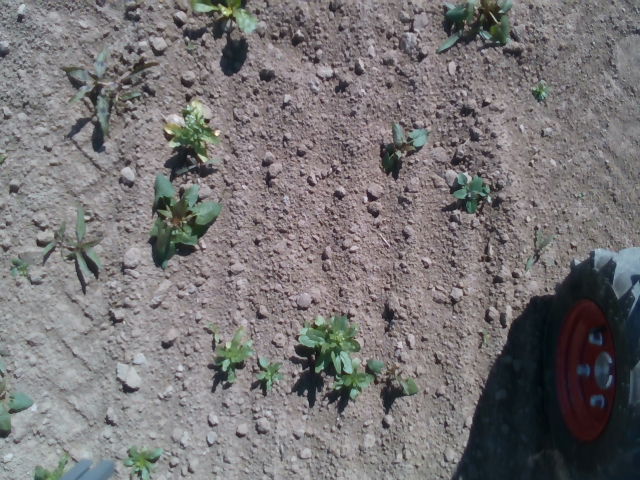
#> input picture practical_imgs/sb20_rgb.png, 640 x 480 px; the run also reads 1 picture not shown here
$ jupyter execute Practicals.ipynb
#> lines starting #> are read from the running program, lines starting #| are printed output that depends on the picture; after the words box and inside, x2 and y2 are one past the last pixel; in counts of white or black regions, pixels touching at a corner belong together
### mymodule.py


def rect(height, width, round_fact):
    """
    This function computes the circumference and area of a rectangle
    Inputs:
        height
        width
        round factor
    Outputs:
        Circumference
        Area
    """
    circumference = round(2 * (height+width), round_fact)
    area = round(height * width, round_fact)

    return circumference, area

def is_square(height, width):
    """
    This function checks if the given values are for a square
    Inputs:
        height
        width
    Outputs:
        Circumference
        Area
    """
    c,a = rect(height,width,2)

    if height == width:
        print('This is a Square')
    else:
        print('This is a Rectangle')

    return c, a

### Practicals.ipynb
# Practicals' Solutions
In this notebook will be the solution to all practicals for the book **Introdution to Programming with Python**.

It will be organized and partitioned based on the book chapters with each practical in its own cell.

## Ch1. Programs and Variables

### 1.7.1 Print Function

[cell 1]
print('Hello!! My name is Fawzy')
print('I am ' + str(29) + ' years old')
print('And I have an exam worth\n', 2.4, 'points')

### 1.7.2 Comments

[cell 2]
# You can write down a comment using the operator (#)
x = 7  # You can also write a comment in the same line as an operation

### 1.7.3 Variables

[cell 3]
# Q1
x0 = 10 + 3
x1 = (10+2) / 3
x2 = 10 * 4
x3 = 10 - 5
print(x0,x1,x2,x3)

# Q2
y0 = x0 * 2
y1 = x1 / 2
y2 = x2 + 6
y3 = x3 + 7
print(y0,y1,y2,y3)

#Q3,Q4
var0 = 10
var1 = 2
var3 = 3
var4 = 12

out0 = var0 ** var1
out1 = var0 // var3
out2 = var0 % var1
print(out0,out1,out2)

#Q5,Q6,Q7
str0 = 'Hello!! This is "Hamed"'
str1 = "Hello Hamed!! My name is 'Qabil'"
out_str = str0 + '\n' + str1
print(out_str)
print(str0 + '\t' +str1)

#Q8
print(var0==var1)
print(var0>var3)
print(var1<var3)
print(var3>= var1)
print(var4<=var0)
print(var1!=var0)

#Q9
str2 = 'dog'
str3 = 'Dog'

out3 = str2==str3
out4 = str2!=str3
print(out3)
print(out4)

#Q10
out5 = var0>=var1 and var1<= var3
out6 = var0>=var1 or var1== var3
out7 = var4<=var0
print(var0>=var1, var1<= var3, out5)
print(var0>=var1, var1== var3, out6)
print(var4==var0, out7)

## Ch2. Control Statements

### 2.4.2 If Statemnts

[cell 4]
x = 15
y = 10
z = 5
a = 10.1

if a >= y:
    print('Floating points matter')
print('Hello from outside the if')

### 2.4.3 More on Indentation

[cell 5]
if a >= z:
    print('a is bigger than z')
    if a >= y:
        print('Ok a is also bigger than y')
        if a >= x:
            print('a is the goat. Bigger than them all')

### 2.4.4 If, Elif, Else

[cell 6]
#Q1
if x > y:
    print("I'm with you bro")
if x > z:
    print('Me too')
if x > a:
    print('Me three')

print('*' * 20)

if x > y:
    print("You don't need these other two")
elif x > z:
    print("You didn't even check me.")
elif x > a:
    print('Bruhhh')

#Q2
if z > a:
    print("You picked me. That's new")
elif z > y:
    print("No way this is happening")
else:
    print("Yeah, that's more like it")

### 2.4.5 For Loop

[cell 7]
#Q1, Q2
for i in range(10):
    print(f"This is iteration number {i}")

print('*' * 20)

for i in range(5,15):
    print(i)

print('*' * 20)

#Q3
for i in range(5):
    print('i = ', i)
    for j in range(i, i+5):
        print('j = ', j)

### 2.4.6 While Loop

[cell 8]
x = 0
while x < 10:
    print("This is iteration number: ", x)
    x += 1
print('While loop finished')

## Ch3 More Variables

### 3.3.1 Lists

[cell 9]
#Q1
lst0 = list()
lst1 = []
print(lst0,lst1)

#Q2,Q3,Q4,Q5
lst0 = [12,2.2,'dog']
lst1 = [False, 'cat', [1,2,3]]
print(lst1[1])
print(lst0[-1])
lst0[0] = 10
print(lst0)

#Q6
lst2 = lst0 + lst1
print(lst2)

#Q7,Q8,Q9,Q10
lst0.insert(1, 'Ant')
print(lst0)
lst0.append(True)
print(lst0)
lst0.pop()
lst0.pop(3)
print(lst0)

### 3.3.2 Dictionaries

[cell 10]
#Q1
dit0 = {}
dit1 = dict()
print(dit0,dit1)

#Q2,Q3,Q4,Q5
dit0 = {'one': 1, 2: 'two', 'true': True, 'lst': [12, 2.2, 'dog']}
print(dit0['one'])
dit0['new'] = 144
print(dit0)
dit0['new'] = 2025
print(dit0)

#Q6
# The following line will provide an error since no key was passed and dictionaries always require keys
# dit0.pop()
dit0.pop('new')
print(dit0)

## Ch4. Loops on Lists and Dicts

### 4.3.1 Looping Over Lists

[cell 11]
#Q1,Q2
lst0 = [10 ,20 ,30 ,40 ,50]
for i in range(len(lst0)):
    print('The value is: ', lst0[i])

#Q3,Q4
lst1 = [11, 'cow', 3.3, False]
for c in range(len(lst1)):
    print('The value for lst1 is: ', lst1[c])

print("*"*20)

### 4.3.2 Directly Iterate Over a List

[cell 12]
lst2 = ['dog', 'cat', 'ant']
for val in lst2:
    print('The lucky animal is: ', val)

print("*"*20)

### 4.3.3 Looping Over Dictionaries

[cell 13]
dit0 = {'cow': 800, 'dog': 50, 'cat': 15, 'ant': 0.001}
keys = dit0.keys()
for key in keys:
    print('The kay is:', key, '\tAnd the value of that key is:', dit0[key])

### 4.3.4 Looping Over the Values in a Dictionary

[cell 14]
for val in dit0.values():
    print('value is:', val)

### 4.3.5 Iterating Over Key:Value Pairs in a Dictionary

[cell 15]
for k,v in dit0.items():
    print(f'The key is: {k} \tAnd its value is: {v}')

## Ch5. Functions and Comments

### 5.3.1 Comments Recap

[cell 16]
# creating lists
lst0 = [1 ,21 ,12 , 'dog'] # my first list
# lst1 = [ ’ this ’, ’ that ’, ’ then ’]
# printing the lists
print(lst0)
print(lst1)
"""
This code gives an error because lst1 is being called and printed
while the line defining it is commented so not even compiled
"""

### 5.3.2 Functions

[cell 17]
#Q1
def my_pi_function():
    return 3.14159265359

#Q2
def my_pi_round_function(dic_plc):
    pi = round(my_pi_function(),dic_plc)
    return pi

#Q3
def circle(r):
    """
    This function takes the radius as input.
    Outputs:
        Diameter
        Circumference
        Area
    """
    diameter = 2*r
    circumference = 2 * my_pi_function() * r
    area = my_pi_function() * (r**2)
    return diameter, circumference, area

print(my_pi_function())
print(my_pi_round_function(3))
print(circle(3))

## Ch6. Modules

### 6.3.1 Importing Libraries

[cell 18]
#Q1
import numpy

print(numpy.pi)

[cell 19]
#Q2
import numpy as np

print(np.pi)

[cell 20]
#Q3
from numpy import pi

print(pi)

[cell 21]
#Q4
from numpy import pow, sqrt

print(pow(4,2))
print(sqrt(4))

### 6.3.2 Creating Modules

[cell 22]
import mymodule

height = 2.3
width = 4.25
round_factor = 2

print(mymodule.rect(height, width, round_factor))

length = 3.5

c, a = mymodule.is_square(height,width)
c, a = mymodule.is_square(length,length)

## Ch7. More on Functions and Variables

### 7.5.1 Mutable versus Immutable

[cell 23]
#Q1
my_list = ['dog', 'cat', 'ant']
print(id(my_list), my_list)
my_list[2] = 'cow'
print(id(my_list), my_list)

#Q2
def change_item(lst, idx, new_val):
    if type(lst) is list or type(lst) is tuple:
        if idx >= len(lst):
            print('Can not change the value, Index is out of bounds')
        else:
            lst[idx] = new_val
    elif type(lst) is dict:
        k = list(lst.keys())
        if idx >= len(k):
            print('Can not change the value, Index is out of bounds')
        else:
            lst[k[idx]] = new_val

new_lst = [1,2,15,4]
print(id(new_lst), new_lst)
change_item(new_lst, 2, 3)
print(id(new_lst), new_lst)

#Q3
my_dict = {'first': 1, 'second': 2, 'third': 5}
print(id(my_dict), my_dict)
change_item(my_dict, 2, 3)
print(id(my_dict), my_dict)

# [11 lines of commented-out code are left out]

### 7.5.2 More on Functions

[cell 24]
def rect(*args, **kwargs):
    if 'round_factor' in kwargs:
        r_factor = kwargs['round_factor']
    else:
        r_factor = 2

    if len(args) == 1:
        print('This is a Square')
        circumference = round(4*args[0], r_factor)
        area = round(args[0] ** 2, r_factor)
    elif len(args) == 2:
        print('This is a Rectangle')
        circumference = round(2 * (args[0]+args[1]), r_factor)
        area = round(args[0] * args[1], r_factor)

    return circumference, area

print(rect(3.25, round_factor= 3))
print(rect(3.52, 5.22))

### 7.5.3 Decorators

[cell 25]
import time

def my_func(func):
    def internal(N):
        start_time = time.time()
        func(N)
        end_time = time.time()
        dur = end_time - start_time
        print(f'The function took {dur} seconds')

    return internal

@my_func
def foo(N):
#> called with N = 1000
    y = 0
    for i in range(N):
        y += 1

foo(1000)

## Ch8. Basics of Classes

### 8.4.1 Classes

[cell 26]
#Q1
class shape:
    def __init__(self, s: str):
        self.shape = s

    def print_description(self):
        print(f"This shape is a {self.shape}")

obj0 = shape('square')
obj0.print_description()

#Q2,Q3
class circle(shape):
    def __init__(self, s, r):
        super().__init__(s)
        self.radius = r

    def diameter(self):
        self.d = self.radius * 2

    def circumference(self):
        self.c = self.radius* 2 * 3.14

    def area(self):
        self.a = 3.14 * (self.radius ** 2)

    def calculate(self):
        self.diameter()
        self.circumference()
        self.area()
        return self.d, self.c, self.a

    def print_description(self):
        print(f"This shape is a {self.shape}")
        print(f"Circle Radius is: {self.radius} \n- Diameter: {self.d} \n- Circumference: {self.c} \n- Area: {self.a}")

obj1 = circle('circle', 1)
# Note that if we tried printing the description before calcutaling it will give us an errer
# because we didn't inialize the values so they don't exist unless we call calculate()
# obj1.print_description()
d, c, a = obj1.calculate()
obj1.print_description()


#Q4
class rect(shape):
    def __init__(self, s, h, w):
        super().__init__(s)
        self.height = h
        self.width = w
        self.c = 0
        self.a = 0

    def circumference(self):
        self.c = 2 * (self.height + self.width)

    def area(self):
        self.a = self.height * self.width

    def calculate(self):
        self.circumference()
        self.area()
        return self.c, self.a

    def print_description(self):
        print(f"This shape is a {self.shape}")
        print(f"Rect Height is: {self.height} \n- Width: {self.width} \n- Circumference: {self.c} \n- Area: {self.a}")

obj2 = rect('Rectangle', 3, 2)
obj2.print_description()
c, a = obj2.calculate()
obj2.print_description()
# Here since we initialized the circumference and area we don't get an error if we
# ran print_description() before calculate()

## CH9. Input and Output

### 9.5.1 Deeper into the Print Function

[cell 27]
print("Hello from Mars", "This is Mark", sep='\t', end=' (This the end of the line)!!!\n')

### 9.5.2 Data input and output

[cell 28]
fid = open('file.txt', 'w')
fid.write('Hello Mark from Mars')
fid.close()

fid = open('file.txt', 'w')
print('This Lenus from Venus', file=fid)
fid.close()

# Here we will notice that the second write command override the first one
# so we need to use append instead of write

[cell 29]
fid = open('file.txt', 'a')
fid.write('And this here is Hepburn. \tCan you guess where I am from')
fid.close()

[cell 30]
fid = open('file.txt', 'r')
lines = fid.readlines()
fid.close()
for line in lines:
    print(line)
    print(type(line))

### 9.5.3 Data input and output using 'with'

[cell 31]
with open('file.txt', 'w') as fid:
    print('Hoo Hoo Hoo, I killed them all', file=fid)

with open('file.txt', 'r') as fid:
    print(fid.readline())

### 9.5.4 Pickle library

[cell 32]
import pickle

my_dict = {'first': 1, 'second': 2, 'third': 3}
my_list = [4,5,6]
my_tuple = (7,8,9)

with open('file2.pkl', 'wb') as f:
    pickle.dump(my_dict,f)
    pickle.dump(my_list,f)
    pickle.dump(my_tuple,f)

with open('file2.pkl', 'rb') as f:
    my_dict = pickle.load(f)
    my_list = pickle.load(f)
    my_tuple = pickle.load(f)

print(my_dict)
print(my_list)
print(my_tuple)

with open('file3.pkl', 'wb') as fl:
    pickle.dump({'my_dict': my_dict, 'my_list': my_list, 'my_tuple': my_tuple}, fl)

with open('file3.pkl', 'rb') as fl:
    data = pickle.load(fl)

print(data)

## Ch10. Numerical Python

### 10.5.1 Matplotlib

[cell 33]
import numpy as np
import matplotlib.pyplot as plt

#Q1
x_vals = np.linspace(0, 6*np.pi, 1000)
sin_vals = np.sin(x_vals)
sin_squared_vals = np.sin(x_vals**2)
cos_vals = np.cos(x_vals)
plt.figure(figsize=(15,5))
plt.plot(x_vals,sin_vals,label='Sin Curve', color='r')
plt.plot(x_vals,sin_squared_vals,label='Sin Squared Curve', color='g')
plt.plot(x_vals,cos_vals,label='Cos Curve', color='navy')
plt.title('Sinsoudal Curves')
plt.xlabel('X')
plt.ylabel('Sinsoudal Val')
plt.legend()
plt.show()
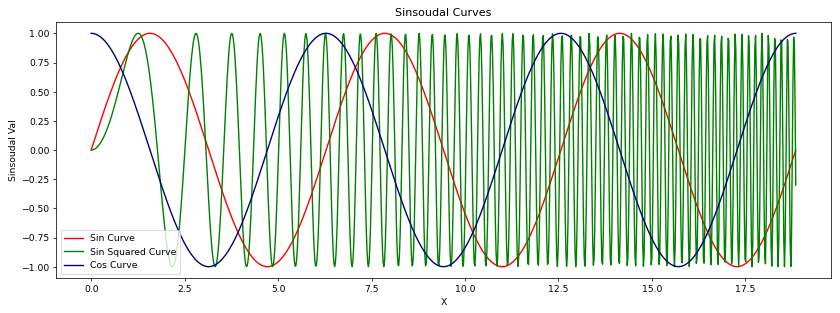
#> figure drawn by matplotlib, 1 panel; curve peaks at x = 1.57, y = 1; curve peaks at x = 8.77, y = 1; curve peaks at x = 0, y = 1

#Q2
plt.figure(figsize=(5,5))
plt.subplot(3,1,1)
plt.plot(x_vals,sin_vals)
plt.title('Sin Function')
plt.xlabel('x')
plt.ylabel('sin(x)')

plt.figure(figsize=(5,5))
plt.subplot(3,1,2)
plt.plot(x_vals,sin_squared_vals)
plt.title('Sin Function of x squared')
plt.xlabel('x')
plt.ylabel('sin(x^2)')

plt.figure(figsize=(5,5))
plt.subplot(3,1,3)
plt.plot(x_vals,cos_vals)
plt.title('Cos Function')
plt.xlabel('x')
plt.ylabel('cos(x)')

plt.show()
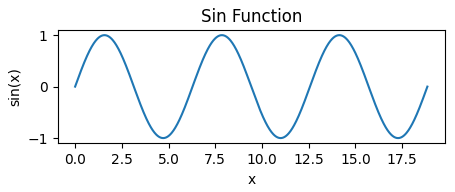
#> figure drawn by matplotlib, 1 panel; curve peaks at x = 1.57, y = 1
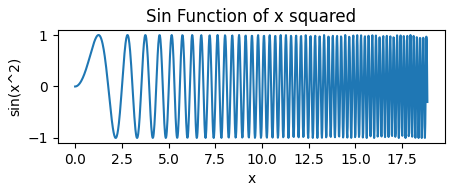
#> figure drawn by matplotlib, 1 panel; curve peaks at x = 8.77, y = 1
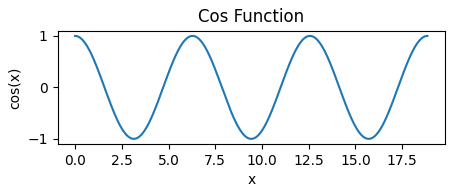
#> figure drawn by matplotlib, 1 panel; curve peaks at x = 0, y = 1

### 10.5.2 Matices and Vectors

[cell 34]
import numpy as np

#Q1
vector = np.array([1,2,3])
print(vector.shape)
print(vector+3)
print(vector-2)
print(vector*5)
print(vector/2)
print('-'*50)

#Q2
mat1 = np.array([[1,2,3]])
print(mat1.shape)
print(mat1+3)
print(mat1-2)
print(mat1*5)
print(mat1/2)
print('-'*50)

[cell 35]
#Q3,Q4
mat2 = np.random.randint(low=0,high=10,size=[5,4])
print(mat2)
print(np.max(mat2))
vec0 = np.array([1,2,3,4])
print(mat2+vec0)
print(mat2-vec0)
print(mat2*vec0)
print(mat2/vec0)

[cell 36]
#Q5
print(mat2)
mat3 = np.array([[1],[2],[3],[4],[5]])
print(mat2+mat3)
print(mat2-mat3)
print(mat2*mat3)
print(mat2/mat3)

[cell 37]
#Q6
mat4 = np.random.randint(low=0, high=10,size=[5,4])
print(mat2,mat4,sep='\n')
print('-'*50)
print(mat2+mat4)
print(mat2-mat4)
print(mat2*mat4)
print(mat2/mat4)

[cell 38]
#Q6
mat5 = np.random.randint(low=0,high=10,size=[4,5])
print(mat4,mat5,sep='\n')
print('-'*50)
print(mat4@mat5)

[cell 39]
#Q7
print(mat2)
print(np.min(mat2))
print(np.max(mat2))
print(np.mean(mat2))
print(np.std(mat2))
print(np.argmax(mat2))
print(np.argmin(mat2))

[cell 40]
#Q8,Q9
mat6 = np.random.randint(0,10, size=[5,4])
idx = np.argmax(mat6)
row = idx // mat6.shape[1]
col = idx % mat6.shape[1]
print(mat6,idx,row,col,sep='\n')
print('-'*50)
print(np.mean(mat6,axis=0))
print(np.mean(mat6,axis=1))
print(np.max(mat6,axis=0))
print(np.min(mat6,axis=1))
print(np.argmin(mat6,axis=1))

## Ch11. Deeper into Classes

### 11.5.1 Deeper into Strings Creation

[cell 41]
s1 = "I'm " + str(22) + " years old, and my gpa is: " + str(2.544)
print(s1)
s2 = "I'm %d years old, and my gpa is: %f"%(22,2.544)
s3 = "I'm %03d years old, and my gpa is: %0.01f"%(22,2.544)
print(s2,s3,sep='\n')
s4 = "I'm {} years old, and my gpa is: {}".format(22,2.544)
s5 = "I'm {:04d} years old, and my gpa is: {:0.02f}".format(22,2.544)
print(s4,s5,sep='\n')
age = 22
gpa = 2.544
s6 = f"I'm {age} years old, and my gpa is: {gpa}"
s7 = f"I'm {age:05d} years old, and my gpa is: {gpa:0.01f}"
print(s6,s7,sep='\n')

### 11.5.2 Class Strings

[cell 42]
class rectangle():
    def __init__(self,*args):
        if len(args) == 1:
            self.shape = 'Square'
            self.height = args[0]
            self.width = args[0]
        else:
            self.shape = 'Rectangle'
            self.height = args[0]
            self.width = args[1]

    def calculate_circumference(self):
        self.circ = 2*(self.height+self.width)
        return self.circ

    def calculate_area(self):
        self.area = self.height*self.width
        return self.area

    def __str__(self):
        self.calculate_circumference()
        self.calculate_area()
        return f"This is a {self.shape}\n - Height = {self.height}\n - Width = {self.width}\n - Circumference = {self.circ}\n - Area = {self.area}"

    # [4 lines left out: function str, not called in this run]

sqr = rectangle(5)
rect = rectangle(4,8)
s1 = str(sqr)
s2 = str(rect)
print(s1,sqr,sep='\n')
print(s2,rect,sep='\n')

# the str(self) wasn't used in any of the calls since str(sqr) and str(rect) internally calls __str__(self) method
# Also print internally calls __str__(self) method so we never use str(self)
# To use it we have to run it like this:
# print(sqr.str()) but that's extra steps since it's the same as __str__(self) so the str(self) method is redundent

### 11.5.3 Class With

[cell 43]
import time

class timer:
    def __init__(self,name):
        self.name = name

    def iterate(self,n):
#> called with n = 1000
        self.n_iter = n
        y = 0
        for i in range(self.n_iter):
            y += 1

    def __enter__(self):
        self.start_time = time.time()
        return self

    def __exit__(self,type,value,traceback):
        self.dur = time.time() - self.start_time
        print(f"The iterator {self.name} took {self.dur} seconds to iterate {self.n_iter} iterations")

with timer('Thousander') as itr:
    itr.iterate(1000)

with timer('TenThousander') as itr:
    itr.iterate(10000)

with timer('HunderedThousander') as itr:
    itr.iterate(100000)

### 11.5.4 Class Get/Set - 11.5.5 Calling a class

[cell 44]
class rectangle():
    def __init__(self,*args):
        if len(args) == 1:
            self.shape = 'Square'
            self.my_height = args[0]
            self.my_width = args[0]
        else:
            self.shape = 'Rectangle'
            self.my_height = args[0]
            self.my_width = args[1]

    def calculate_circumference(self):
        self.circ = 2*(self.height+self.width)
        return self.circ

    def calculate_area(self):
        self.area = self.height*self.width
        return self.area

    def __str__(self):
        return f"This is a {self.shape}\n - Height = {self.height}\n - Width = {self.width}\n - Circumference = {self.circ}\n - Area = {self.area}"

    def __call__(self, *args, **kwds):
        return self.calculate_circumference(), self.calculate_area()

    @property
    def height(self):
        return self.my_height

    @height.setter
    def height(self, new_height):
        self.my_height = new_height
        # To make good use of setters here we should call the calculate functions again so they update after changing
        # the height or the width
        # self.calculate_circumference()
        # self.calculate_area()

    @property
    def width(self):
        return self.my_width

    @width.setter
    def width(self, new_width):
        self.my_width = new_width


rect = rectangle(7,8)
rect.calculate_circumference()
rect.calculate_area()
print(rect)
rect.width = 5
print(rect)
circ, area = rect()
print(circ,area)

## Ch12. Images and Basic Operations

### 12.4.1 Loading Images

[cell 45]
import skimage.io
import numpy as np

rgb_img = skimage.io.imread('practical_imgs/sb20_rgb.png')
#> rgb_img is the input picture: shape (480, 640, 3); mean R, G, B 119.1, 116.2, 117.3
print(type(rgb_img))
print(rgb_img.dtype)
print(np.min(rgb_img), np.max(rgb_img))
rgb_img = rgb_img/255
print(np.min(rgb_img), np.max(rgb_img))
print(f'values for pixel (20,20):\n - Red: {rgb_img[20,20,0]}\n - Green: {rgb_img[20,20,1]}\n - Blue: {rgb_img[20,20,2]}')
print(rgb_img.shape)

### 12.4.2 Excess Green Filtering

[cell 46]
R = rgb_img[:,:,0]
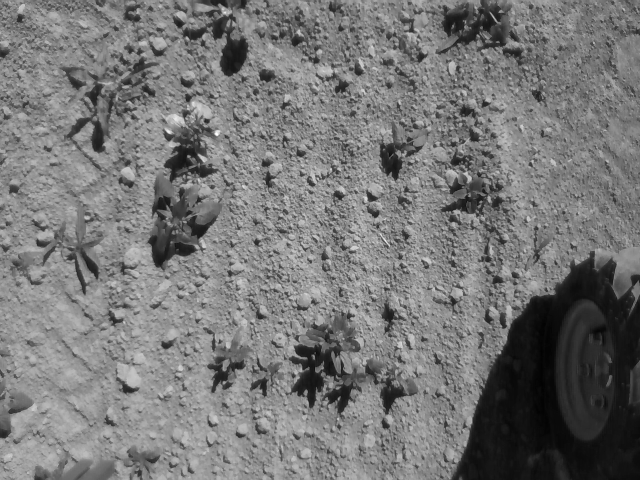
#> R: shape (480, 640) float64; min 0.00392, max 1, mean 0.467
G = rgb_img[:,:,1]
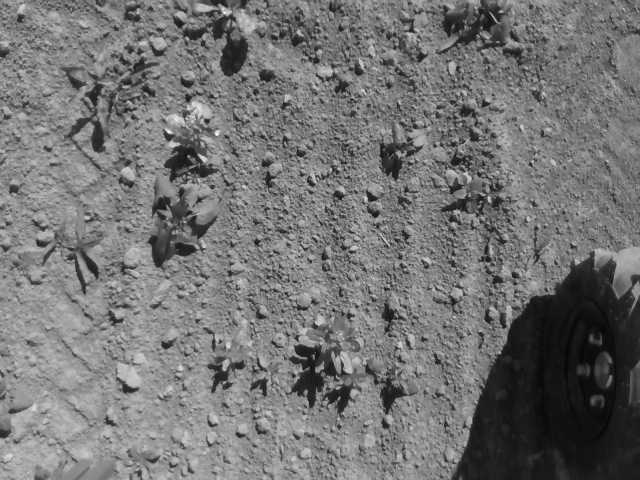
#> G: shape (480, 640) float64; min 0.0235, max 0.992, mean 0.456
B = rgb_img[:,:,2]
exG = 2*G - R - B
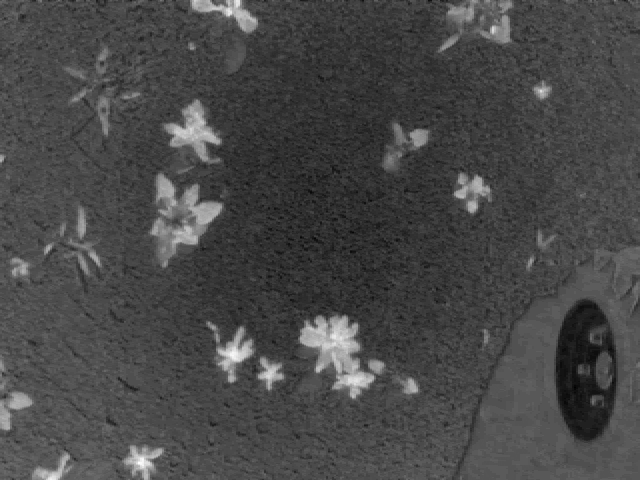
#> exG: shape (480, 640) float64; min -0.173, max 0.38, mean -0.0157; drawn with min black and max white
print(exG.shape)
print(np.min(exG),np.max(exG))
print("Notice that we have negative sign here that's because when we converted the range of the image\n" \
"it also changed the dtype from uint8 to float64")
green_mask = np.zeros_like(rgb_img[:,:,0],dtype=np.uint8)
threshold = .05
green_mask[exG>=threshold] = 255
skimage.io.imsave('Output_imgs/green_mask.png',green_mask)
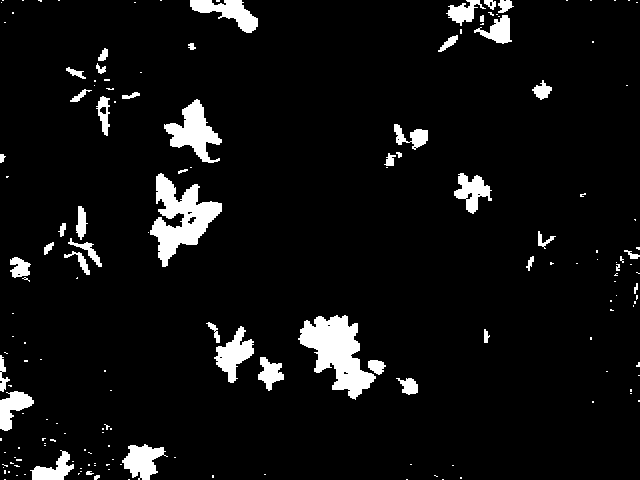
#> saved as green_mask.png: shape (480, 640); 6.2% white; 167 white regions (120 under 20 px), largest, box (x1, y1, x2, y2) and area: (298, 315, 376, 400) 3278, (150, 173, 222, 267) 3012, (164, 99, 222, 163) 1651

### 12.4.3 Msked Manipulation and IoU

[cell 47]
#Q1
smap = skimage.io.imread('practical_imgs/sb20_smap.png')
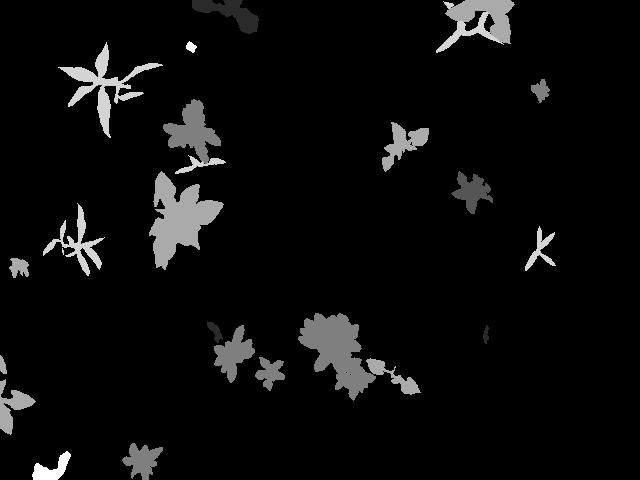
#> input picture practical_imgs/sb20_smap.png, 640 x 480 px
#> smap is the input picture: shape (480, 640); min 0, max 6, mean 0.267
rgb2 = rgb_img.copy()
unique_vals = np.unique(smap)
#> unique_vals = [0, 1, 2, 3, 4, 5, 6]
#> (the rest of the program and of its run is left out)
